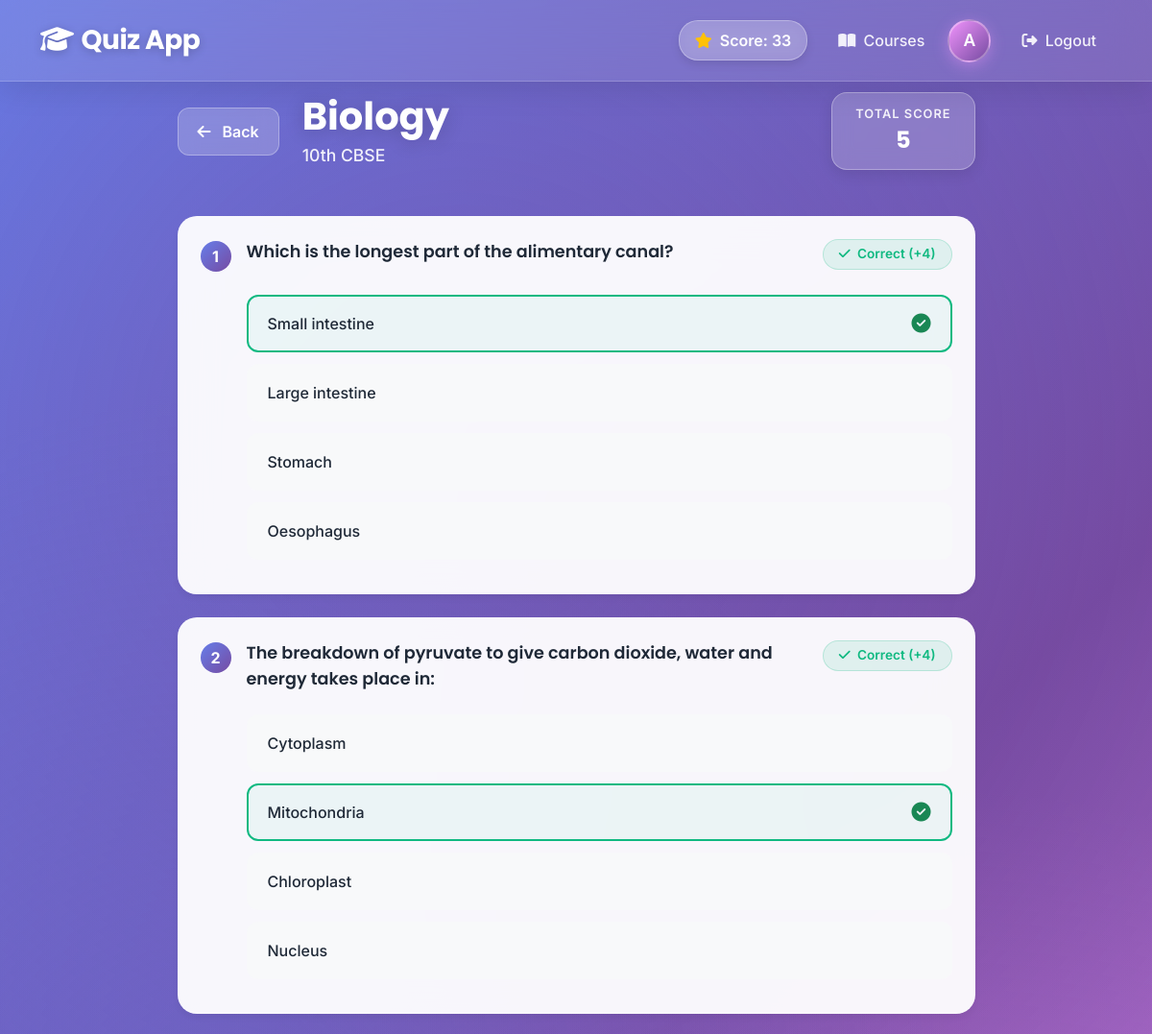
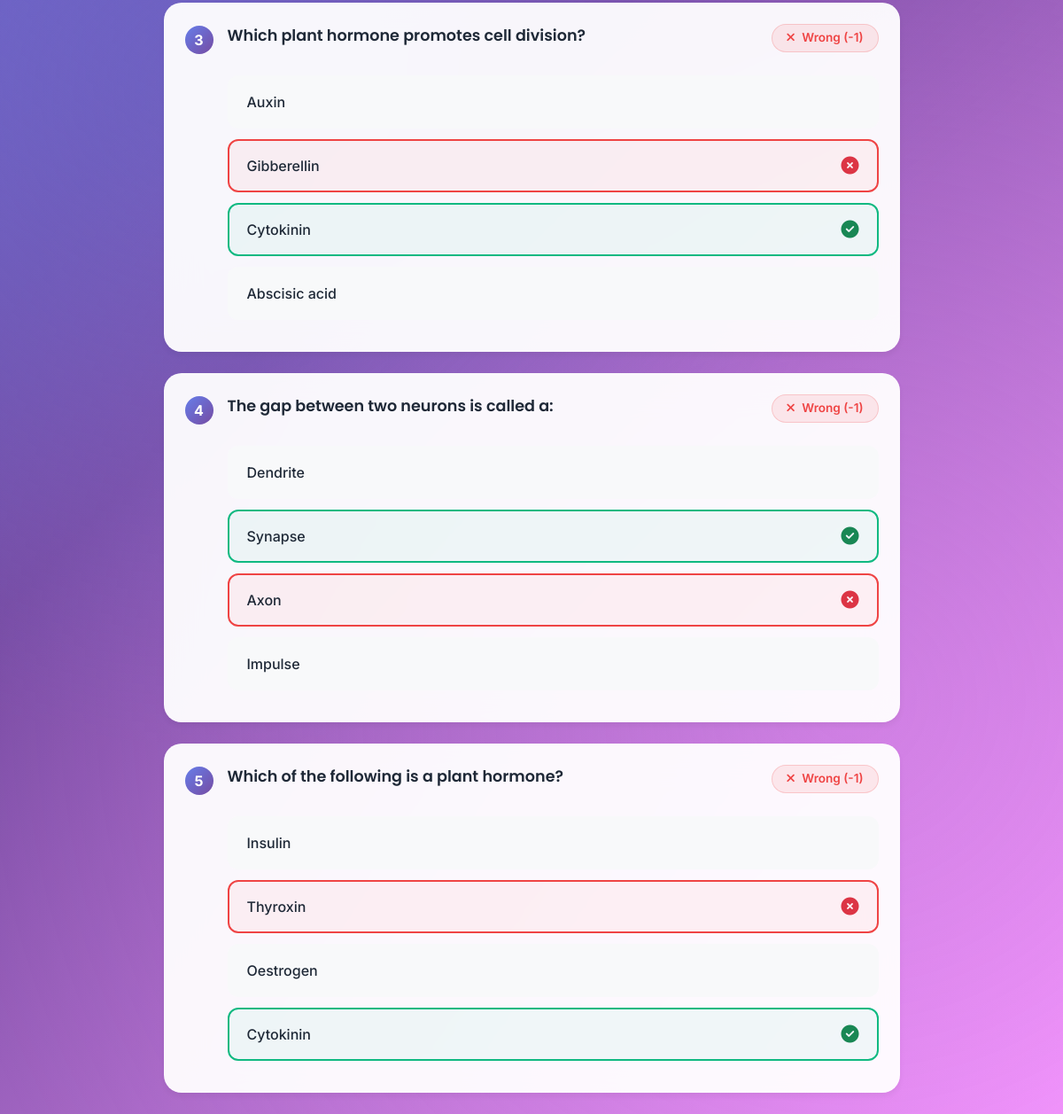
The app's page /subject/13/questions/ (signed in) with its own data (2 pictures, top to bottom).
### quiz/models.py (models this page shows, shortened)
class Subject(models.Model):
    SUBJECT_TYPES = [
        ('LANGUAGE', 'Language'),
        ('SCIENCE', 'Science'),
        ('MATHEMATICS', 'Mathematics'),
    ]
    name = models.CharField(max_length=100)
    subject_type = models.CharField(max_length=20, choices=SUBJECT_TYPES)
    course = models.ForeignKey(Course, on_delete=models.CASCADE, related_name='subjects')
    description = models.TextField(blank=True)
    created_at = models.DateTimeField(auto_now_add=True)
    updated_at = models.DateTimeField(auto_now=True)
    class Meta:
        unique_together = ['name', 'course']

class Course(models.Model):
    COURSE_CHOICES = [
        ('10_KERALA', '10th Kerala Syllabus'),
        ('10_CBSE', '10th CBSE'),
        ('PLUS_ONE', '+1'),
        ('PLUS_TWO', '+2'),
    ]
    name = models.CharField(max_length=20, choices=COURSE_CHOICES, unique=True)
    description = models.TextField(blank=True)
    created_at = models.DateTimeField(auto_now_add=True)
    updated_at = models.DateTimeField(auto_now=True)

class Question(models.Model):
    subject = models.ForeignKey(Subject, on_delete=models.CASCADE, related_name='questions')
    text = models.TextField()
    positive_points = models.IntegerField(default=1)
    negative_points = models.IntegerField(default=0)
    created_at = models.DateTimeField(auto_now_add=True)
    updated_at = models.DateTimeField(auto_now=True)

class Option(models.Model):
    question = models.ForeignKey(Question, on_delete=models.CASCADE, related_name='options')
    text = models.CharField(max_length=255)
    is_correct = models.BooleanField(default=False)
    created_at = models.DateTimeField(auto_now_add=True)
    updated_at = models.DateTimeField(auto_now=True)

### quiz/views.py (the view)
# urls.py: path('subject/<int:subject_id>/questions/', views.subject_questions, name='subject_questions'),
@login_required
def subject_questions(request, subject_id):
    subject = get_object_or_404(Subject, id=subject_id)
    questions = Question.objects.filter(subject=subject).prefetch_related(
        'options',
        Prefetch(
            'usersubmission_set',
            queryset=UserSubmission.objects.filter(user=request.user),
            to_attr='user_submissions'
        )
    )
    for question in questions:
        question.user_submission = question.user_submissions[0] if question.user_submissions else None
    subject_score = UserSubmission.objects.filter(
        user=request.user,
        question__subject=subject
    ).aggregate(total=Sum('score'))['total'] or 0
    return render(request, 'quiz/subject_questions.html', {
        'subject': subject,
        'questions': questions,
        'total_score': subject_score,
        'global_score': get_user_total_score(request.user)
    })

### quiz/views.py (called while the page is built)
def get_user_total_score(user):
    return UserSubmission.objects.filter(user=user).aggregate(total=Sum('score'))['total'] or 0

### quiz/templates/quiz/subject_questions.html (shortened to what this page needs)
{% extends 'quiz/base.html' %}
{% block content %}
<div class="container">
    <div class="row justify-content-center">
        <div class="col-md-10 col-lg-9">
            <div class="d-flex justify-content-between align-items-center mb-5">
                <div class="d-flex align-items-center">
                    <a href="{% url 'course_subjects' subject.course.id %}" class="btn btn-glass me-4">
                        <i class="fas fa-arrow-left me-2"></i> Back
                    </a>
                    <div>
                        <h1 class="page-title mb-1">{{ subject.name }}</h1>
                        <p class="page-subtitle">{{ subject.course.get_name_display }}</p>
                    </div>
                </div>
                <div class="score-card">
                    <span class="score-label">Total Score</span>
                    <span class="score-value">{{ total_score }}</span>
                </div>
            </div>
            <div class="questions-list">
                {% for question in questions %}
                <div class="card question-card mb-4">
                    <div class="card-body p-4">
                        <div class="question-header d-flex justify-content-between align-items-start mb-4">
                            <div class="d-flex">
                                <span class="question-number">{{ forloop.counter }}</span>
                                <h5 class="question-text mb-0">{{ question.text }}</h5>
                            </div>
                            {% if question.user_submission %}
                            {% if question.user_submission.selected_option.is_correct %}
                            <span class="badge status-badge correct">
                                <i class="fas fa-check me-1"></i> Correct (+{{ question.positive_points }})
                            </span>
                            {% else %}
                            <span class="badge status-badge wrong">
                                <i class="fas fa-times me-1"></i> Wrong (-{{ question.negative_points }})
                            </span>
                            {% endif %}
                            {% else %}
                            <a href="{% url 'quiz_question' subject.id %}?question={{ question.id }}"
                                class="btn btn-primary btn-answer">
                                Answer <i class="fas fa-chevron-right ms-1"></i>
                            </a>
                            {% endif %}
                        </div>
                        {% if question.user_submission %}
                        <div class="options-list">
                            {% for option in question.options.all %}
                            <div
                                class="option-item {% if option.is_correct %}correct{% elif option == question.user_submission.selected_option and not option.is_correct %}wrong{% endif %}">
                                <span class="option-text">{{ option.text }}</span>
                                {% if option.is_correct %}
                                <i class="fas fa-check-circle text-success fs-5"></i>
                                {% elif option == question.user_submission.selected_option and not option.is_correct %}
                                <i class="fas fa-times-circle text-danger fs-5"></i>
                                {% endif %}
                            </div>
                            {% endfor %}
                        </div>
                        {% endif %}
                    </div>
                </div>
                {% empty %}
                <div class="empty-state">
                    <i class="fas fa-clipboard-question"></i>
                    <h3>No questions available</h3>
                    <p>Questions will be added soon for this subject</p>
                </div>
                {% endfor %}
            </div>
        </div>
    </div>
</div>
{% endblock %}

### quiz/templates/quiz/base.html (shortened to what this page needs)
<!DOCTYPE html>
<html lang="en">
<head>
    <link rel="stylesheet" href="https://cdn.jsdelivr.net/npm/bootstrap@5.3.0/dist/css/bootstrap.min.css">
    <link href="https://cdnjs.cloudflare.com/ajax/libs/font-awesome/6.4.0/css/all.min.css" rel="stylesheet">
</head>
<body>
    <nav class="navbar navbar-expand-lg">
        <div class="container">
            <a class="navbar-brand" href="{% url 'home' %}">
                <i class="fas fa-graduation-cap me-2"></i>Quiz App
            </a>
            <div class="collapse navbar-collapse" id="navbarNav">
                <ul class="navbar-nav ms-auto align-items-center">
                    {% if user.is_authenticated %}
                    <li class="nav-item me-3">
                        <div class="global-score-badge">
                            <i class="fas fa-star text-warning me-2"></i>
                            <span class="score-text">Score: {{ global_score|default:0 }}</span>
                        </div>
                    </li>
                    <li class="nav-item">
                        <a class="nav-link" href="{% url 'home' %}">
                            <i class="fas fa-book-open me-1"></i> Courses
                        </a>
                    </li>
                    <li class="nav-item ms-2">
                        <a class="profile-button" href="{% url 'profile' %}" title="View Profile">
                            {{ user.username|make_list|first|upper }}
                        </a>
                    </li>
                    <li class="nav-item ms-3">
                        <a class="nav-link" href="{% url 'logout' %}">
                            <i class="fas fa-sign-out-alt me-1"></i> Logout
                        </a>
                    </li>
                    {% else %}
                    <li class="nav-item">
                        <a class="btn btn-primary" href="{% url 'login' %}">
                            <i class="fas fa-sign-in-alt me-1"></i> Login
                        </a>
                    </li>
                    {% endif %}
                </ul>
            </div>
        </div>
    </nav>
    <main>
        {% block content %}{% endblock %}
    </main>
</body>
</html>

### quiz/templates/quiz/base.html (style rules this page uses)
:root { --gradient-start: #667eea; --gradient-mid: #764ba2; --gradient-end: #f093fb; --primary-color: #667eea; --primary-hover: #5568d3; --secondary-color: #764ba2; --accent-color: #f093fb; --correct-color: #10b981; --wrong-color: #fbbf24; --danger-color: #ef4444; --text-primary: #1f2937; --text-secondary: #6b7280; --glass-bg: rgba(255, 255, 255, 0.1); --glass-border: rgba(255, 255, 255, 0.18); }
* { margin: 0; padding: 0; box-sizing: border-box; }
body { font-family: 'Inter', -apple-system, BlinkMacSystemFont, 'Segoe UI', sans-serif; background: linear-gradient(135deg, var(--gradient-start) 0%, var(--gradient-mid) 50%, var(--gradient-end) 100%); background-attachment: fixed; min-height: 100vh; color: var(--text-primary); position: relative; overflow-x: hidden; }
body::before { content: ''; position: fixed; top: 0; left: 0; right: 0; bottom: 0; background: radial-gradient(circle at 20% 50%, rgba(102, 126, 234, 0.3) 0%, transparent 50%), radial-gradient(circle at 80% 80%, rgba(240, 147, 251, 0.3) 0%, transparent 50%), radial-gradient(circle at 40% 20%, rgba(118, 75, 162, 0.3) 0%, transparent 50%); animation: gradientShift 15s ease infinite; pointer-events: none; z-index: 0; }
main { position: relative; z-index: 1; padding-top: 6rem; min-height: 100vh; }
.navbar { background: rgba(255, 255, 255, 0.1) !important; backdrop-filter: blur(20px); -webkit-backdrop-filter: blur(20px); border-bottom: 1px solid rgba(255, 255, 255, 0.18); box-shadow: 0 8px 32px rgba(0, 0, 0, 0.1); padding: 1rem 0; position: fixed; top: 0; left: 0; right: 0; z-index: 1000; }
.navbar-brand { font-family: 'Poppins', sans-serif; font-size: 1.75rem; font-weight: 700; color: white !important; text-shadow: 0 2px 10px rgba(0, 0, 0, 0.2); transition: all 0.3s ease; letter-spacing: -0.5px; }
.nav-link { color: rgba(255, 255, 255, 0.9) !important; font-weight: 500; font-size: 1rem; transition: all 0.3s ease; padding: 0.5rem 1rem !important; border-radius: 8px; }
.profile-button { width: 45px; height: 45px; background: linear-gradient(135deg, var(--accent-color), var(--secondary-color)); color: white; border-radius: 50%; display: flex; align-items: center; justify-content: center; font-weight: 600; font-size: 1.1rem; text-decoration: none; transition: all 0.3s ease; box-shadow: 0 4px 15px rgba(240, 147, 251, 0.4); border: 2px solid rgba(255, 255, 255, 0.3); }
.card { background: rgba(255, 255, 255, 0.95); backdrop-filter: blur(10px); -webkit-backdrop-filter: blur(10px); border: 1px solid rgba(255, 255, 255, 0.3); border-radius: 20px; box-shadow: 0 8px 32px rgba(0, 0, 0, 0.1); transition: all 0.3s ease; }
h1, h2, h3, h4, h5, h6 { font-family: 'Poppins', sans-serif; font-weight: 700; color: var(--text-primary); }
.global-score-badge { background: rgba(255, 255, 255, 0.2); backdrop-filter: blur(10px); padding: 0.5rem 1rem; border-radius: 20px; border: 1px solid rgba(255, 255, 255, 0.3); color: white; font-weight: 600; display: flex; align-items: center; box-shadow: 0 4px 10px rgba(0, 0, 0, 0.1); }

### records on screen
Subject: name "Biology", course.name "10th CBSE"
Question: text "Which is the longest part of the alimentary canal?", positive_points "4"
Option: text "Small intestine", is_correct True (drawn)
Option: text "Large intestine"
Option: text "Stomach"
Option: text "Oesophagus"
Question: text "The breakdown of pyruvate to give carbon dioxide, water and energy takes place in:", positive_points "4"
Option: text "Cytoplasm"
Option: text "Mitochondria", is_correct True (drawn)
Option: text "Chloroplast"
Option: text "Nucleus"
Question: text "Which plant hormone promotes cell division?", negative_points "1"
Option: text "Auxin"
Option: text "Gibberellin", is_correct False (drawn)
Option: text "Cytokinin", is_correct True (drawn)
Option: text "Abscisic acid"
Question: text "The gap between two neurons is called a:", negative_points "1"
Option: text "Dendrite"
Option: text "Synapse", is_correct True (drawn)
Option: text "Axon", is_correct False (drawn)
Option: text "Impulse"
Question: text "Which of the following is a plant hormone?", negative_points "1"
Option: text "Insulin"
Option: text "Thyroxin", is_correct False (drawn)
Option: text "Oestrogen"
Option: text "Cytokinin", is_correct True (drawn)

### other values on screen
{{ global_score|default:0 }} "33"
{{ user.username|make_list|first|upper }} "A"
{{ total_score }} "5"
